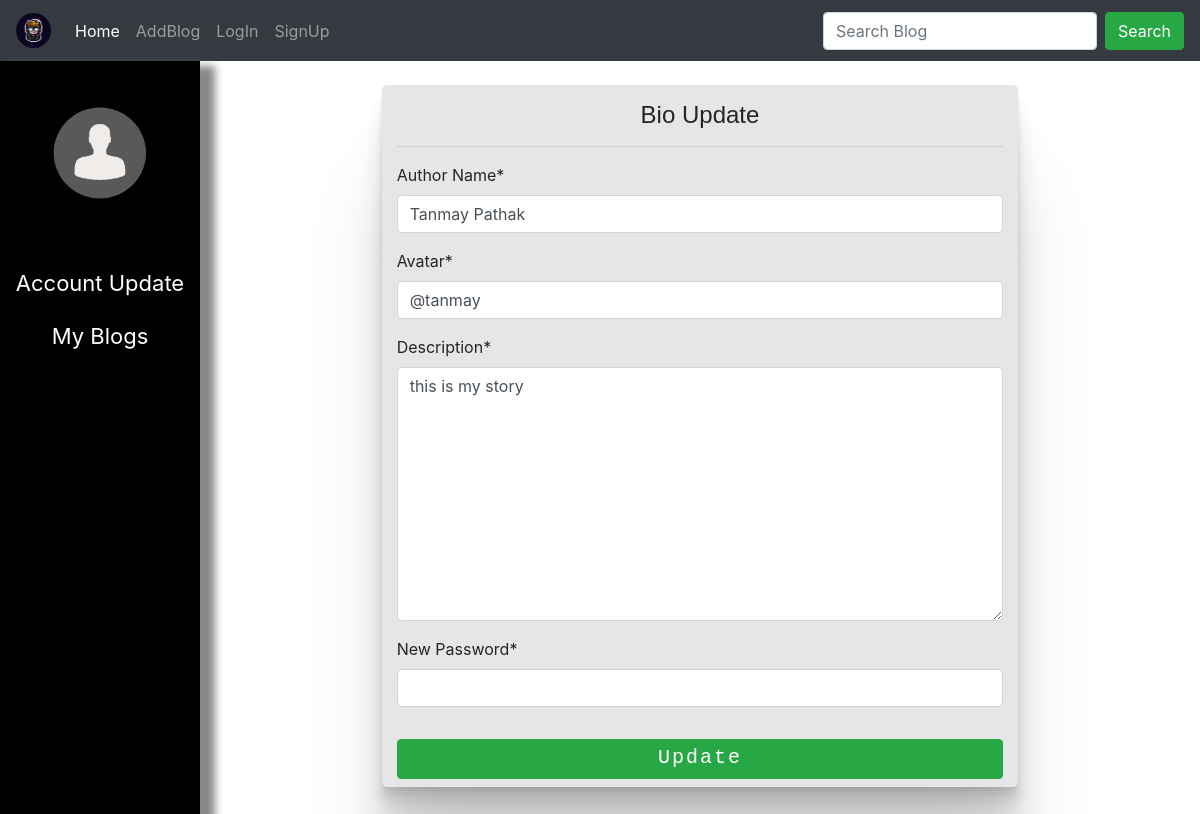
The app's page /Blog/author/bio/update (signed in), older data.
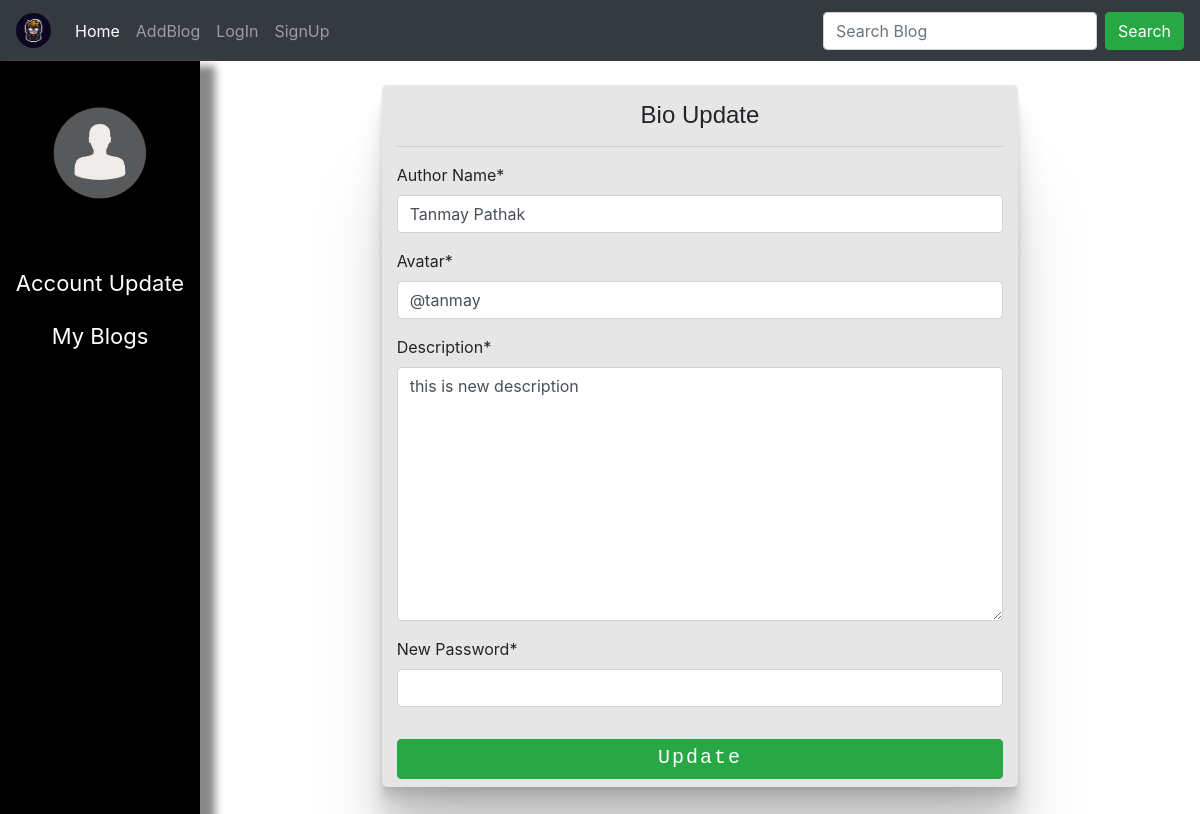
The same page, newer data.
### blog/models.py (models this page shows)
class Author(models.Model):
    author_name=models.CharField(max_length=50, blank=False)
    avatar=models.CharField(max_length=50, blank=False)
    description=models.TextField()
    password=models.CharField(max_length=20, blank=False, default='admin')

### blog/views.py (the view)
# urls.py: path('Blog/author/bio/update', views.author_update_page, name="blog_author_bio_update_page"),
def author_update_page(request):
    author_object = Author.objects.filter(pk=getUserId(request))
    author_info_form = AuthorInfoUpdate(
        initial={
            'name': author_object[0].author_name,
            'avatar': author_object[0].avatar,
            'password':author_object[0].password,
            'description':author_object[0].description
        }
    )
    context = {
        'form':author_info_form
    }
    return render(request, 'blog/author_bio_update.html', context=context)

### blog/forms.py
class AuthorInfoUpdate(forms.Form):
    name = forms.CharField(label="Author Name", max_length=50, widget=forms.TextInput)
    avatar = forms.CharField(label='Avatar', max_length=20, widget=forms.TextInput)
    password = forms.CharField(label='New Password', max_length=20, widget=forms.PasswordInput)
    description = forms.CharField(widget=forms.Textarea)

### blog/views.py (called while the page is built)
def getUser(request):
    if request.session.has_key('user'):
        return request.session['user']
    else:
        return False

def getUserId(request):
    avatar = getUser(request)
    if avatar is not None:
        return Author.objects.filter(avatar__exact=avatar).values('id')[0]['id']
    else:
        return False

### blog/templates/blog/author_bio_update.html
{% extends 'blog/user_management.html' %}
{% load static %}
{% load crispy_forms_tags %}
{% block user_account_content %}
<div class="row">
    <div class="col-2"></div>
    <div class="col-8">
        <div class="container my-new-blog-container">
            <div class="my-blog-title">
                <h4>Bio Update</h4>
            </div>
            <hr>
            <form name="form" action="{% url 'blog_author_bio_update' %}" method="POST">{% csrf_token %}
                <div class="form-group">
                    {{form.name|as_crispy_field}}
                </div>
                <div class="form-group">
                    {{form.avatar|as_crispy_field}}
                </div>
                <div class="form-group">
                    {{form.description|as_crispy_field}}
                </div>
                <div class="form-group">
                    {{form.password|as_crispy_field}}
                </div>
                <div class="my-blog-update-button">
                    <button type="submit" class="btn btn-success">
                        <h5 class="my-blog-heading-text">Update</h5>
                    </button>
                </div>
            </form>
        </div>
    </div>
    <div class="col-2"></div>
</div>
{% endblock user_account_content %}

Row changes from the older to the newer data that the page shows:
changed Author "@tanmay": description "this is my story" → "this is new description"
